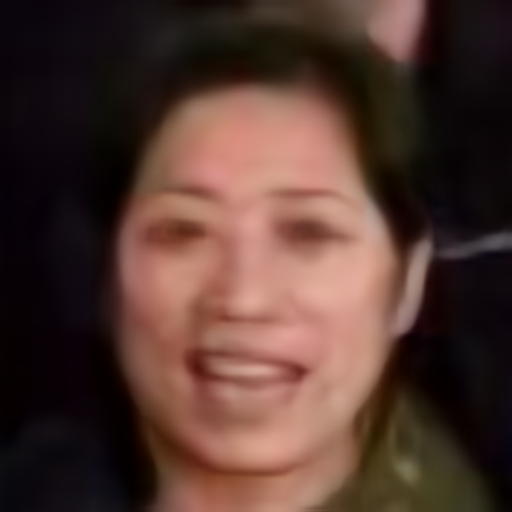
#> input picture third_part/GPEN/face_parse/test.png, 512 x 512 px
$ python -i data_augment.py   (imports and definitions only)
#> lines starting #> are read from the running program, lines starting #| are printed output that depends on the picture; after the words box and inside, x2 and y2 are one past the last pixel; in counts of white or black regions, pixels touching at a corner belong together
#> further down, picture is the input picture: shape (512, 512, 3); mean B, G, R 47.9, 55.5, 81.9
import cv2
import numpy as np
import random
from third_part.GPEN.face_detect.utils.box_utils import matrix_iof


# [70 lines left out: function _crop, not called in this run]


def _distort(image):
    def _convert(image, alpha=1, beta=0):
#> called with alpha = 1, beta = -29.41
        tmp = image.astype(float) * alpha + beta
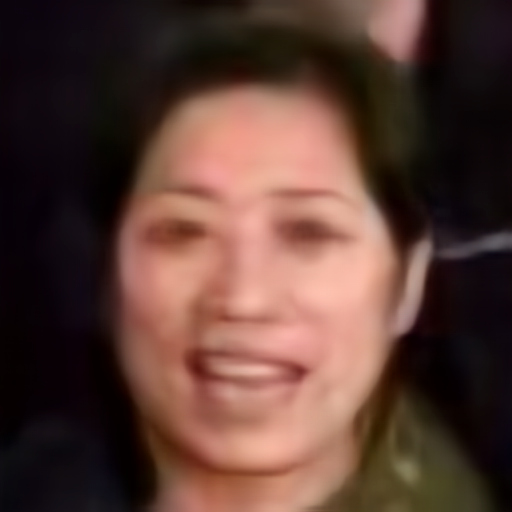
#> tmp: shape (512, 512, 3) float64; mean B, G, R 18.5, 26.1, 52.5; drawn with min black and max white
        tmp[tmp < 0] = 0
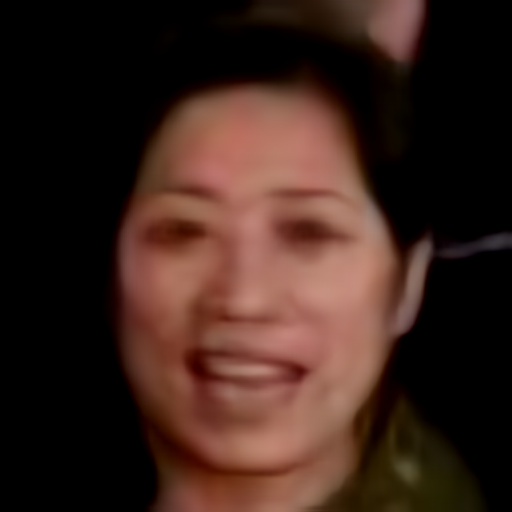
#> tmp: shape (512, 512, 3) float64; mean B, G, R 28.6, 36.3, 59.3
        tmp[tmp > 255] = 255
        image[:] = tmp

    image = image.copy()

    if random.randrange(2):
        # brightness distortion
        if random.randrange(2):
            _convert(image, beta=random.uniform(-32, 32))

        # contrast distortion
        if random.randrange(2):
            _convert(image, alpha=random.uniform(0.5, 1.5))

        image = cv2.cvtColor(image, cv2.COLOR_BGR2HSV)
#> image: shape (512, 512, 3); mean H, S, V 5.1, 87.1, 53.1

        # saturation distortion
        if random.randrange(2):
            _convert(image[:, :, 1], alpha=random.uniform(0.5, 1.5))
#> call 3 of _convert, with alpha = 1.47, beta = 0
#> in _convert (call 3), `tmp = image.astype(float) * alpha + beta`:
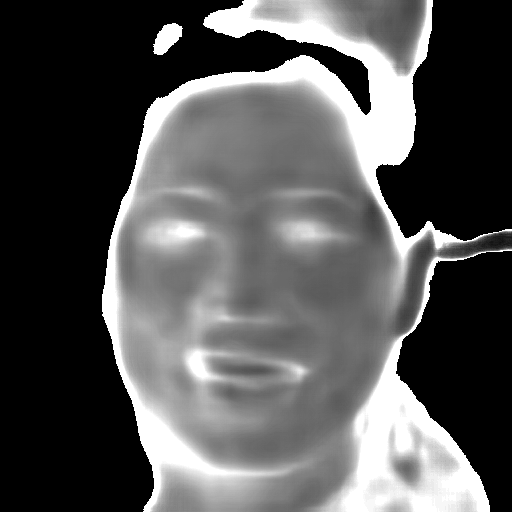
#> tmp: shape (512, 512) float64; min 0, max 374.3, mean 127.8; drawn with min black and max white
#> in _convert (call 3), `tmp[tmp > 255] = 255`:
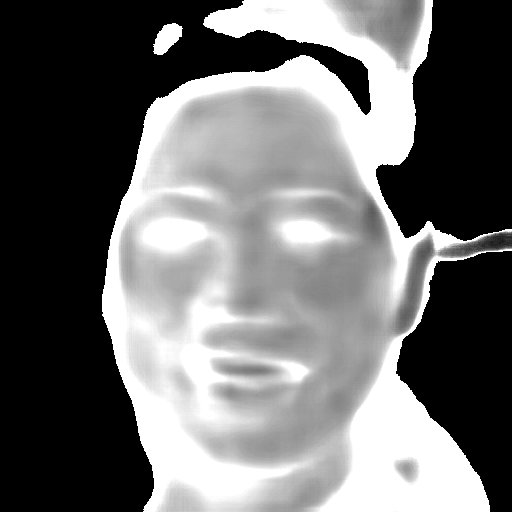
#> tmp: shape (512, 512) float64; 18.24% of pixels changed, all inside (x1, y1, x2, y2) = (102, 0, 512, 512)

        # hue distortion
        if random.randrange(2):
            tmp = image[:, :, 0].astype(int) + random.randint(-18, 18)
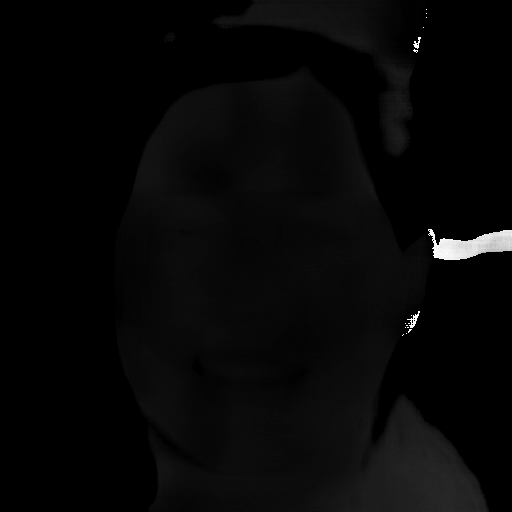
#> tmp: shape (512, 512) int64; min -5, max 174, mean 0.1; drawn with min black and max white
            tmp %= 180
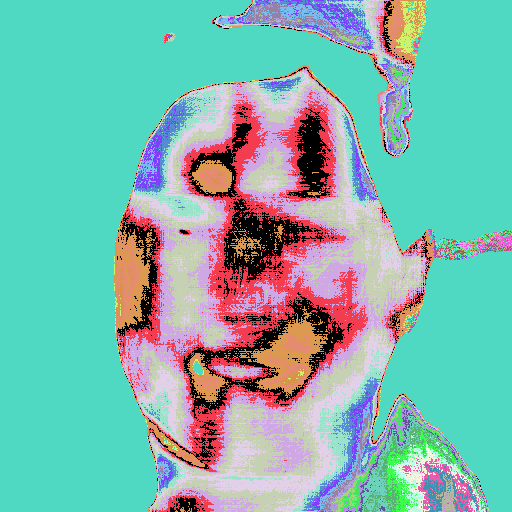
#> tmp: shape (512, 512) int64; 74 distinct labels, from 0 to 179; one colour per label, 0 black
            image[:, :, 0] = tmp
#> image: shape (512, 512, 3); mean H, S, V 100.7, 111.2, 53.1

        image = cv2.cvtColor(image, cv2.COLOR_HSV2BGR)
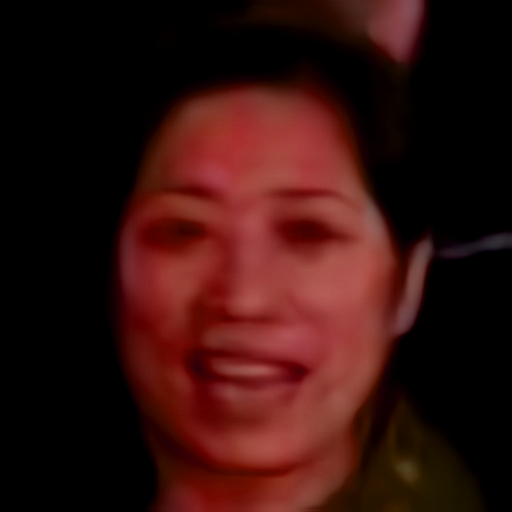
#> image: shape (512, 512, 3); mean B, G, R 14.3, 17.4, 53.1

    else:
        # brightness distortion
        if random.randrange(2):
            _convert(image, beta=random.uniform(-32, 32))

        image = cv2.cvtColor(image, cv2.COLOR_BGR2HSV)

        # saturation distortion
        if random.randrange(2):
            _convert(image[:, :, 1], alpha=random.uniform(0.5, 1.5))

        # hue distortion
        if random.randrange(2):
            tmp = image[:, :, 0].astype(int) + random.randint(-18, 18)
            tmp %= 180
            image[:, :, 0] = tmp

        image = cv2.cvtColor(image, cv2.COLOR_HSV2BGR)

        # contrast distortion
        if random.randrange(2):
            _convert(image, alpha=random.uniform(0.5, 1.5))

    return image


# [64 lines left out: functions _expand, _mirror, _pad_to_square, _resize_subtract_mean, not called in this run]


class preproc(object):
    def __init__(self, img_dim, rgb_means):
        self.img_dim = img_dim
        self.rgb_means = rgb_means

    # [23 lines left out: function __call__, not called in this run]

>>> import cv2
>>> picture = cv2.imread('../../face_parse/test.png')
>>> result = _distort(picture)
